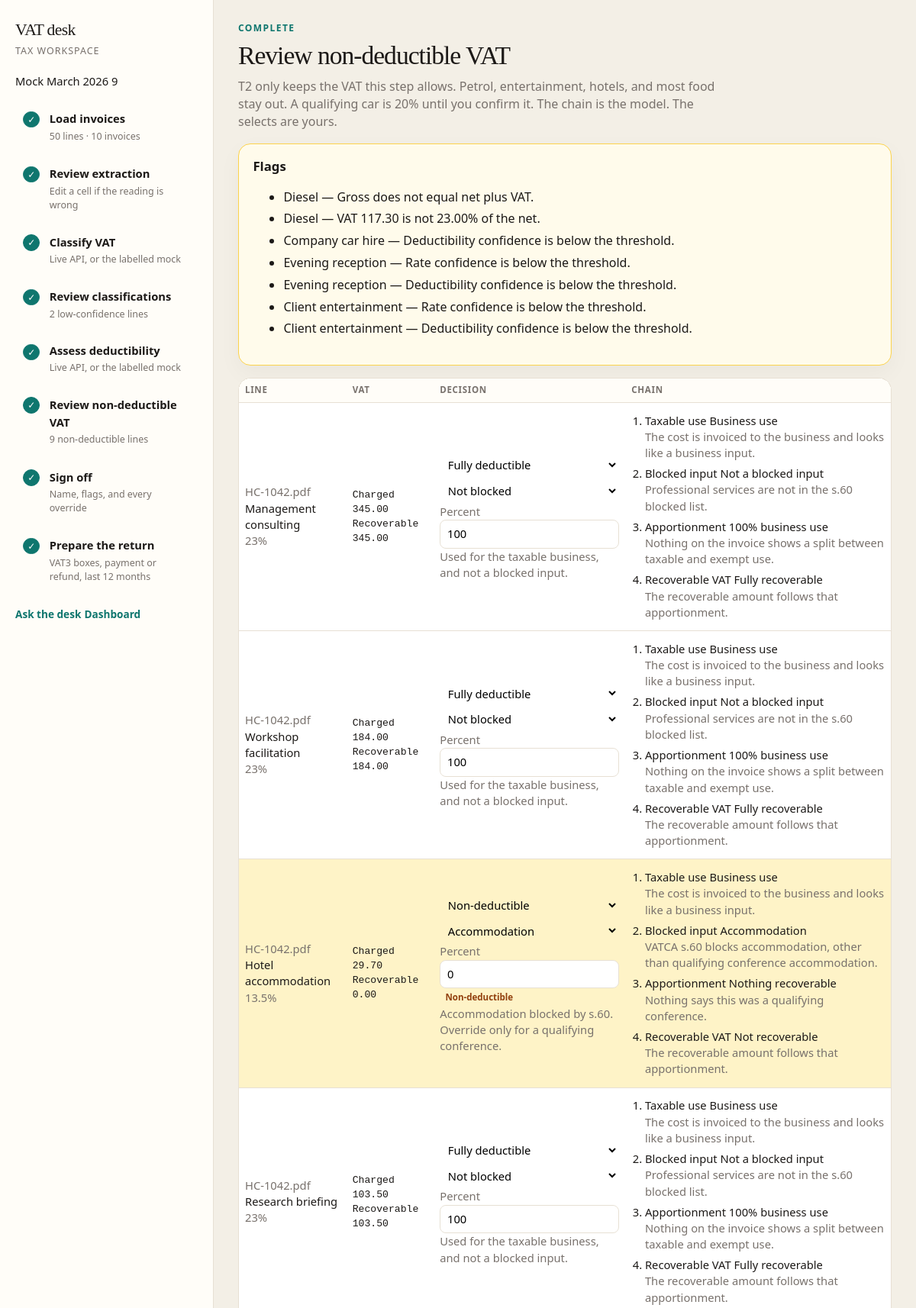
Screenshot of /batches/9/deduct/ (upper part) with the database file from the repository.
### items/models.py (models this page shows, shortened)
class Batch(models.Model):
    EXTRACTED = "extracted"
    EXTRACTION_ACCEPTED = "extraction_accepted"
    CLASSIFIED = "classified"
    DEDUCTIBILITY = "deductibility"
    DEDUCTION_ACCEPTED = "deduction_accepted"
    RETURN_READY = "return_ready"
    STATUS_CHOICES = [
        (EXTRACTED, "Review extraction"),
        (EXTRACTION_ACCEPTED, "Classifying"),
        (CLASSIFIED, "Review VAT"),
        (DEDUCTIBILITY, "Review deductibility"),
        (DEDUCTION_ACCEPTED, "Sign off"),
        (RETURN_READY, "VAT return"),
    ]
    created = models.DateTimeField(auto_now_add=True)
    status = models.CharField(max_length=32, choices=STATUS_CHOICES, default=EXTRACTED)
    period_label = models.CharField(max_length=64, blank=True)
    class Meta:
        ordering = ["-created"]

class InvoiceLine(models.Model):
    invoice = models.ForeignKey(Invoice, related_name="lines", on_delete=models.CASCADE)
    supplier = models.CharField(max_length=255, blank=True)
    extracted_supplier = models.CharField(max_length=255, blank=True)
    invoice_number = models.CharField(max_length=64, blank=True)
    extracted_invoice_number = models.CharField(max_length=64, blank=True)
    invoice_date = models.CharField(max_length=32, blank=True)
    extracted_invoice_date = models.CharField(max_length=32, blank=True)
    currency = models.CharField(max_length=8, blank=True)
    extracted_currency = models.CharField(max_length=8, blank=True)
    description = models.TextField(blank=True)
    extracted_description = models.TextField(blank=True)
    net_amount = models.CharField(max_length=32, blank=True)
    extracted_net_amount = models.CharField(max_length=32, blank=True)
    vat_amount = models.CharField(max_length=32, blank=True)
    extracted_vat_amount = models.CharField(max_length=32, blank=True)
    gross_amount = models.CharField(max_length=32, blank=True)
    extracted_gross_amount = models.CharField(max_length=32, blank=True)
    category = models.CharField(max_length=32, blank=True)
    rate = models.CharField(max_length=32, blank=True)
    confidence = models.FloatField(null=True, blank=True)
    reason = models.TextField(blank=True)
    classification_error = models.TextField(blank=True)
    supply = models.CharField(max_length=16, blank=True)
    nature = models.CharField(max_length=16, blank=True)
    place_of_supply = models.CharField(max_length=16, blank=True)
    who_accounts = models.CharField(max_length=16, blank=True)
    classification_chain = models.JSONField(default=list, blank=True)
    model_category = models.CharField(max_length=32, blank=True)
    model_supply = models.CharField(max_length=16, blank=True)
    model_nature = models.CharField(max_length=16, blank=True)
    model_place = models.CharField(max_length=16, blank=True)
    model_who = models.CharField(max_length=16, blank=True)
    deductible = models.CharField(max_length=16, blank=True)
    deductible_percent = models.CharField(max_length=16, blank=True)
    deductible_vat = models.CharField(max_length=32, blank=True)
    blocked_reason = models.CharField(max_length=32, blank=True)
    deductibility_chain = models.JSONField(default=list, blank=True)
    deductibility_confidence = models.FloatField(null=True, blank=True)
    deductibility_reason = models.TextField(blank=True)
    deductibility_error = models.TextField(blank=True)
    model_deductible = models.CharField(max_length=16, blank=True)
    model_blocked = models.CharField(max_length=32, blank=True)
    model_percent = models.CharField(max_length=16, blank=True)
    class Meta:
        ordering = ["invoice_id", "id"]
    @property
    def low_confidence(self):
        if self.classification_error:
            return True
        if self.confidence is None:
            return False
        return self.confidence < float(settings.VAT_LOW_CONFIDENCE)
    @property
    def deductibility_low(self):
        if self.deductibility_error:
            return True
        if self.deductibility_confidence is None:
            return False
        return self.deductibility_confidence < float(settings.VAT_LOW_CONFIDENCE)
    @property
    def deductibility_overridden(self):
        return _differs(
            (self.model_deductible, self.deductible),
            (self.model_blocked, self.blocked_reason),
            (self.model_percent, self.deductible_percent),
        )

class Invoice(models.Model):
    batch = models.ForeignKey(Batch, related_name="invoices", on_delete=models.CASCADE)
    file = models.FileField(upload_to="invoices/", blank=True)
    original_name = models.CharField(max_length=255)
    raw_response = models.JSONField(default=dict, blank=True)
    error = models.TextField(blank=True)
    read_source = models.CharField(max_length=32, blank=True)

### items/views.py (the view)
# urls.py: path("batches/<int:pk>/deduct/", views.batch_deduct, name="batch_deduct"),
def batch_deduct(request, pk):
    batch = get_object_or_404(Batch, pk=pk)
    if batch.status in (Batch.EXTRACTED, Batch.EXTRACTION_ACCEPTED):
        return redirect("batch_detail", pk=batch.pk)
    if batch.status == Batch.CLASSIFIED:
        return redirect("batch_vat", pk=batch.pk)
    lines = _lines(batch)
    if request.method == "POST" and batch.status == Batch.DEDUCTIBILITY:
        formset = DeductibilityFormSet(request.POST, queryset=lines)
        action = request.POST.get("action")
        if formset.is_valid():
            _save_deductibility(batch, formset)
            fresh = list(_lines(batch))
            if action == "accept" and not _deduct_incomplete(fresh):
                AuditEvent.objects.create(
                    batch=batch,
                    kind="deduction_accepted",
                    payload={"overrides": _override_count(fresh, "deductibility"), "non_deductible": sum(1 for line in fresh if line.deductible == "none")},
                )
                batch.status = Batch.DEDUCTION_ACCEPTED
                batch.save(update_fields=["status"])
                return redirect("batch_signoff", pk=batch.pk)
            return redirect("batch_deduct", pk=batch.pk)
    else:
        formset = DeductibilityFormSet(queryset=lines)
    return render(
        request,
        "items/deduct.html",
        {
            "batch": batch,
            "formset": formset,
            "rows": list(zip(formset.forms, lines)),
            "incomplete": _deduct_incomplete(lines),
            "flags": batch_flags(lines),
            "plan": workspace_plan(batch),
        },
    )

### items/flags.py (called while the page is built)
def batch_flags(lines):
    numbers = {}
    for line in lines:
        number = (line.invoice_number or "").strip()
        if number:
            numbers.setdefault(number, set()).add(line.invoice_id)
    duplicates = {number for number, invoices in numbers.items() if len(invoices) > 1}
    found = []
    for line in lines:
        for text in line_flags(line, duplicate=(line.invoice_number or "").strip() in duplicates):
            found.append({"line_id": line.id, "description": line.description, "text": text})
    return found

def _deduct_flags(line):
    code = getattr(line, "deductible", "") or ""
    if not code:
        return []
    blocked = getattr(line, "blocked_reason", "") or ""
    flags = []
    if code == "full" and blocked not in BLOCKED_OK:
        flags.append(f"Marked fully deductible while the blocked-input reason is {blocked.replace('_', ' ')}.")
    if code == "none" and blocked in BLOCKED_OK and parse_amount(line.vat_amount) > MONEY_TOLERANCE:
        flags.append("Marked non-deductible with no blocked-input reason.")
    return flags

### items/models.py (called while the page is built)
def _differs(*pairs):
    for original, current in pairs:
        if original and original != current:
            return True
    return False

### items/plan.py (called while the page is built, shortened)
def _progress(status):
    if status == "return_ready":
        return set(STEPS), None

def _load_detail(batch, counts):
    if batch is None:
        return "Upload PDFs, or start from 50 mock lines"
    return f"{counts['lines']} lines · {counts['invoices']} invoices"

def _vat_detail(batch, counts):
    if batch is None or batch.status not in ("classified", "deductibility", "deduction_accepted", "return_ready"):
        return "Chain of supply, place, and rate"
    if counts["low"]:
        return f"{counts['low']} low-confidence lines"
    return "Every line is above the threshold"

def _deduct_detail(batch, counts):
    if batch is None or batch.status not in ("deductibility", "deduction_accepted", "return_ready"):
        return "Blocked inputs stay out of T2"
    blocked = InvoiceLine.objects.filter(invoice__batch=batch, deductible="none").count()
    if blocked:
        return f"{blocked} non-deductible lines"
    return "Nothing blocked"

### items/vat.py (called while the page is built)
def parse_amount(value):
    text = str(value or "").strip()
    for token in (",", "€", "EUR", "eur"):
        text = text.replace(token, "")
    text = text.strip()
    if not text:
        return Decimal("0.00")
    try:
        return Decimal(text)
    except InvalidOperation:
        return Decimal("0.00")

### items/templates/items/deduct.html (shortened to what this page needs)
{% extends "items/base.html" %}
{% block heading %}Review non-deductible VAT{% endblock %}
{% block body %}
  <p class="lede">T2 only keeps the VAT this step allows. Petrol, entertainment, hotels, and most food stay out. A qualifying car is 20% until you confirm it. The chain is the model. The selects are yours.</p>
  {% if flags %}
  <section class="card anomaly" style="margin-bottom: 1rem;">
    <h2>Flags</h2>
    <ul>
      {% for flag in flags %}
      <li>{{ flag.description }} — {{ flag.text }}</li>
      {% endfor %}
    </ul>
  </section>
  {% endif %}
  <form method="post" data-step="signoff">
    <div class="table-wrap">
      <table>
        <thead>
          <tr><th>Line</th><th>VAT</th><th>Decision</th><th>Chain</th></tr>
        </thead>
        <tbody>
          {% for form, line in rows %}
          <tr class="{% if line.deductibility_low or line.deductible == 'none' %}flag{% endif %}">
            <td>
              <div class="muted">{{ line.invoice.original_name }}</div>
              <div>{{ line.description }}</div>
              <div class="muted">{{ line.rate }}</div>
            </td>
            <td class="num">
              Charged {{ line.vat_amount }}<br>
              Recoverable {{ line.deductible_vat }}
            </td>
            <td>
              {{ form.deductible }}
              {{ form.blocked_reason }}
              <label class="muted">Percent {{ form.deductible_percent }}</label>
              {% if line.deductible == "none" %}<div><span class="pill">Non-deductible</span></div>{% endif %}
              <div class="muted">{{ line.deductibility_reason }}</div>
            </td>
            <td>
              <ol class="reason-chain">
                {% for step in line.deductibility_chain %}
                <li><span class="code">{{ step.step }}</span> {{ step.finding }}<div class="muted">{{ step.because }}</div></li>
                {% empty %}
                <li class="muted">No chain was returned.</li>
                {% endfor %}
              </ol>
            </td>
          </tr>
          {% endfor %}
        </tbody>
      </table>
    </div>
  </form>
{% endblock %}

### items/templates/items/base.html (shortened to what this page needs)
<!DOCTYPE html>
<html lang="en">
<head>
</head>
<body>
  <div class="shell">
    <aside class="plan">
      <div class="brand"><a href="{% url 'batch_list' %}">VAT desk</a></div>
      <p class="eyebrow">Tax workspace</p>
      {% if batch %}<p class="batch-name">{{ batch.period_label|default:"Batch" }} {{ batch.pk }}</p>{% endif %}
      <ol class="steps">
        {% for step in plan.steps %}
        <li class="step {{ step.state }}">
          <span class="mark">{% if step.state == "done" %}✓{% elif step.state == "current" %}●{% else %}○{% endif %}</span>
          <div>
            {% if step.href %}<a class="step-title" href="{{ step.href }}">{{ step.title }}</a>{% else %}<div class="step-title">{{ step.title }}</div>{% endif %}
            <div class="step-detail">{{ step.detail }}</div>
          </div>
        </li>
        {% endfor %}
      </ol>
      {% if batch %}<a class="dash-link" href="{% url 'batch_desk' batch.pk %}">Ask the desk</a>{% endif %}
      <a class="dash-link" href="{% url 'dashboard' %}">Dashboard</a>
    </aside>
    <main>
      <p class="kicker">{{ plan.kicker }}</p>
      <h1>{% block heading %}{{ plan.current_title }}{% endblock %}</h1>
      {% block body %}{% endblock %}
    </main>
  </div>
</body>
</html>

### items/templates/items/base.html (style rules this page uses)
:root { color-scheme: light; --bg: #f3efe6; --ink: #1c1917; --muted: #78716c; --line: #e7e0d4; --card: #fffcf7; --teal: #0f766e; --teal-soft: #ccfbf1; --amber: #fef3c7; --amber-ink: #92400e; --danger: #b91c1c; }
* { box-sizing: border-box; }
body { margin: 0; min-height: 100vh; background: var(--bg); color: var(--ink); font-family: "Avenir Next", "Segoe UI", sans-serif; line-height: 1.45; }
a { color: inherit; }
.shell { display: grid; grid-template-columns: 280px 1fr; min-height: 100vh; }
.plan { position: sticky; top: 0; height: 100vh; padding: 1.5rem 1.25rem; background: #fffdf8; border-right: 1px solid var(--line); overflow: auto; }
.brand { font-family: Palatino, "Iowan Old Style", Georgia, serif; font-size: 1.35rem; letter-spacing: -0.03em; }
.brand a { text-decoration: none; }
.eyebrow { margin: 0.2rem 0 1.2rem; color: var(--muted); font-size: 0.78rem; letter-spacing: 0.08em; text-transform: uppercase; }
.batch-name { margin: 0 0 1rem; font-size: 0.92rem; }
.steps { list-style: none; margin: 0; padding: 0; display: flex; flex-direction: column; gap: 0.35rem; }
.step { display: grid; grid-template-columns: 1.6rem 1fr; gap: 0.55rem; padding: 0.7rem 0.65rem; border-radius: 12px; }
.mark { width: 1.35rem; height: 1.35rem; border-radius: 999px; display: grid; place-items: center; font-size: 0.75rem; margin-top: 0.1rem; border: 1px solid var(--line); background: #fff; }
.step.done .mark { background: var(--teal); color: white; border-color: var(--teal); }
.step-title { font-weight: 600; font-size: 0.92rem; text-decoration: none; }
.step-detail { color: var(--muted); font-size: 0.78rem; margin-top: 0.15rem; }
main { padding: 1.75rem 2rem 3rem; max-width: 1180px; }
.kicker { margin: 0; color: var(--teal); font-size: 0.75rem; letter-spacing: 0.12em; text-transform: uppercase; font-weight: 700; }
h1 { font-family: Palatino, "Iowan Old Style", Georgia, serif; font-size: 2.1rem; font-weight: 500; letter-spacing: -0.03em; margin: 0.25rem 0; }
.lede { color: var(--muted); max-width: 40rem; margin-top: 0; }
.card { background: var(--card); border: 1px solid var(--line); border-radius: 16px; padding: 1.1rem 1.15rem 1.2rem; box-shadow: 0 10px 30px rgba(28, 25, 23, 0.04); }
.card h2 { margin: 0 0 0.35rem; font-size: 1.05rem; }
input[type="text"], input[type="file"], select, textarea { font: inherit; width: 100%; padding: 0.45rem 0.55rem; border-radius: 8px; border: 1px solid var(--line); background: white; }
.table-wrap { max-height: calc(100vh - 240px); overflow: auto; border: 1px solid var(--line); border-radius: 16px; background: white; }
table { width: 100%; border-collapse: collapse; font-size: 0.92rem; }
th, td { text-align: left; vertical-align: middle; padding: 0.45rem 0.5rem; border-bottom: 1px solid var(--line); }
th { position: sticky; top: 0; background: #fffdf8; font-size: 0.72rem; letter-spacing: 0.06em; text-transform: uppercase; color: var(--muted); }
td input, td select { border-color: transparent; background: transparent; padding: 0.3rem 0.35rem; }
.num { font-variant-numeric: tabular-nums; font-family: ui-monospace, "SF Mono", monospace; font-size: 0.82rem; }
tr.flag { background: var(--amber); }
tr.flag td { color: #1c1917; }
.pill { display: inline-block; border-radius: 999px; padding: 0.1rem 0.45rem; background: var(--amber); color: var(--amber-ink); font-size: 0.72rem; font-weight: 700; }
.muted { color: var(--muted); }
.dash-link { display: inline-block; margin-top: 1.2rem; color: var(--teal); font-size: 0.85rem; font-weight: 650; text-decoration: none; }
.anomaly { border-color: #fcd34d; background: #fffbeb; margin: 1rem 0; }
.anomaly li { margin: 0.35rem 0; }
.reason-chain { margin: 0; padding-left: 1.1rem; }
.reason-chain li { margin: 0.35rem 0; }

### rows the page displays
Batch: period_label "Mock March 2026", pk "9"
InvoiceLine: description "Diesel" "Diesel"
InvoiceLine: description "Company car hire"
InvoiceLine: description "Evening reception" "Evening reception"
InvoiceLine: description "Client entertainment" "Client entertainment"
InvoiceLine: invoice.original_name "HC-1042.pdf", description "Management consulting", rate "23%", vat_amount "345.00", deductible_vat "345.00", deductible_percent "100", deductibility_reason "Used for the taxable business, and not a blocked input.", step "Taxable use" "Blocked input" "Apportionment" "Recoverable VAT", finding "Business use" "Not a blocked input" "100% business use" "Fully recoverable", because "The cost is invoiced to the business and looks like a business input." "Professional services are not in the s.60 blocked list." "Nothing on the invoice shows a split between taxable and exempt use." "The recoverable amount follows that apportionment."
InvoiceLine: invoice.original_name "HC-1042.pdf", description "Workshop facilitation", rate "23%", vat_amount "184.00", deductible_vat "184.00", deductible_percent "100", deductibility_reason "Used for the taxable business, and not a blocked input.", step "Taxable use" "Blocked input" "Apportionment" "Recoverable VAT", finding "Business use" "Not a blocked input" "100% business use" "Fully recoverable", because "The cost is invoiced to the business and looks like a business input." "Professional services are not in the s.60 blocked list." "Nothing on the invoice shows a split between taxable and exempt use." "The recoverable amount follows that apportionment."
InvoiceLine: invoice.original_name "HC-1042.pdf", description "Hotel accommodation", rate "13.5%", vat_amount "29.70", deductible_vat "0.00", deductible_percent "0", deductible "Non-deductible", deductibility_reason "Accommodation blocked by s.60. Override only for a qualifying conference.", step "Taxable use" "Blocked input" "Apportionment" "Recoverable VAT", finding "Business use" "Accommodation" "Nothing recoverable" "Not recoverable", because "The cost is invoiced to the business and looks like a business input." "VATCA s.60 blocks accommodation, other than qualifying conference accommodation." "Nothing says this was a qualifying conference." "The recoverable amount follows that apportionment."
InvoiceLine: invoice.original_name "HC-1042.pdf", description "Research briefing", rate "23%", vat_amount "103.50", deductible_vat "103.50", deductible_percent "100", deductibility_reason "Used for the taxable business, and not a blocked input.", step "Taxable use" "Blocked input" "Apportionment" "Recoverable VAT", finding "Business use" "Not a blocked input" "100% business use" "Fully recoverable", because "The cost is invoiced to the business and looks like a business input." "Professional services are not in the s.60 blocked list." "Nothing on the invoice shows a split between taxable and exempt use." "The recoverable amount follows that apportionment."

### other values shown
{{ step.title }} "Load invoices" "Review extraction" "Classify VAT" "Review classifications" "Review non-deductible VAT" "Sign off" "Prepare the return"
{{ step.detail }} "50 lines · 10 invoices" "Edit a cell if the reading is wrong" "Live API, or the labelled mock" "2 low-confidence lines" "Live API, or the labelled mock" "9 non-deductible lines" "Name, flags, and every override" "VAT3 boxes, payment or refund, last 12 months"
{{ step.title }} "Assess deductibility"
{{ plan.kicker }} "COMPLETE"
{{ flag.text }} "Gross does not equal net plus VAT." "VAT 117.30 is not 23.00% of the net." "Deductibility confidence is below the threshold." "Rate confidence is below the threshold." "Deductibility confidence is below the threshold." "Rate confidence is below the threshold." "Deductibility confidence is below the threshold."
